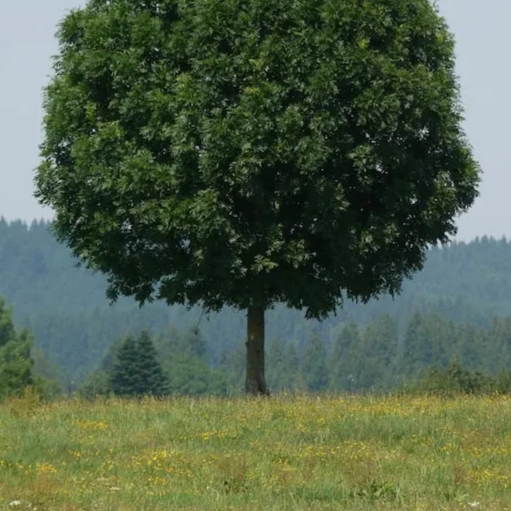
#> input picture tema-codare-jpeg/res/1.jpg, 511 x 511 px
$ python 2.py
#> lines starting #> are read from the running program, lines starting #| are printed output that depends on the picture
### tema-codare-jpeg/jpeg_color.py
import numpy as np
from scipy.fft import dctn, idctn

Q_jpeg = [
    [16, 11, 10, 16, 24, 40, 51, 61],
    [12, 12, 14, 19, 26, 28, 60, 55],
    [14, 13, 16, 24, 40, 57, 69, 56],
    [14, 17, 22, 29, 51, 87, 80, 62],
    [18, 22, 37, 56, 68, 109, 103, 77],
    [24, 35, 55, 64, 81, 104, 113, 92],
    [49, 64, 78, 87, 103, 121, 120, 101],
    [72, 92, 95, 98, 112, 100, 103, 99],
]

class JPEGColor:
    def __init__(self, original, Q_matrix=Q_jpeg):
        self.original = original.astype(np.float32)
        self.H, self.W, _ = self.original.shape
        self.Q_matrix = np.array(Q_matrix)
        self.block_size = 8
        self.encoded_image = np.zeros_like(self.original)

    def rgb_to_ycrcb(self, img):
        R, G, B = img[..., 0], img[..., 1], img[..., 2]
        Y = 0.299 * R + 0.587 * G + 0.114 * B
        Cr = (R - Y) * 0.713 + 128
        Cb = (B - Y) * 0.564 + 128
        return np.stack([Y, Cr, Cb], axis=-1)

    def ycrcb_to_rgb(self, img):
        Y, Cr, Cb = img[..., 0], img[..., 1], img[..., 2]
        R = Y + 1.403 * (Cr - 128)
        B = Y + 1.773 * (Cb - 128)
        G = (Y - 0.299 * R - 0.114 * B) / 0.587
        rgb = np.stack([R, G, B], axis=-1)
        return np.clip(rgb, 0, 255)

    def preprocess_channel(self, channel):
        # completam sa avem o imagine cu dimensiune multiplu de 8
        pad_H = (self.block_size - self.H % self.block_size) % self.block_size
        pad_W = (self.block_size - self.W % self.block_size) % self.block_size

        padded = channel.copy()
        if pad_H > 0 or pad_W > 0:
            padded = np.pad(channel, ((0, pad_H), (0, pad_W)), mode="constant")

        # centram valorile pixelilor in 0
        padded -= 128
        return np.array(padded)

    def process_block(self, block):
        y = np.array(dctn(block, type=2, norm="ortho"))
        yq = self.Q_matrix * np.round(y / self.Q_matrix)
        block_rec = np.array(idctn(yq, type=2, norm="ortho"))
        block_rec = np.round(block_rec + 128)
        return np.clip(block_rec, 0, 255)

    def encode_channel(self, channel):
        padded = self.preprocess_channel(channel)
        H_pad, W_pad = padded.shape
        encoded = np.zeros_like(padded)
        for i in range(0, H_pad, self.block_size):
            for j in range(0, W_pad, self.block_size):
                block = padded[i : i + self.block_size, j : j + self.block_size]
                encoded_block = self.process_block(block)
                encoded[i : i + self.block_size, j : j + self.block_size] = (
                    encoded_block
                )
        return encoded[: self.H, : self.W]

    def encode(self):
        ycrcb = self.rgb_to_ycrcb(self.original)

        encoded_y = self.encode_channel(ycrcb[..., 0])
        encoded_cr = self.encode_channel(ycrcb[..., 1])
        encoded_cb = self.encode_channel(ycrcb[..., 2])

        encoded_ycrcb = np.stack([encoded_y, encoded_cr, encoded_cb], axis=-1)

        self.encoded_image = self.ycrcb_to_rgb(encoded_ycrcb)
        return self.encoded_image.astype(np.uint8)

### tema-codare-jpeg/2.py
import matplotlib.pyplot as plt
import numpy as np
from PIL import Image
from jpeg_color import JPEGColor

if __name__ == "__main__":
    # test image
    img = Image.open("./res/1.jpg").convert("RGB")
#> img is the input picture: PIL image 511x511 RGB; mean R, G, B 82.3, 97.7, 74.4
    X = np.array(img)
    jpeg = JPEGColor(X)

    X_jpeg = jpeg.encode()
#> in rgb_to_ycrcb, `Cb = (B - Y) * 0.564 + 128`:
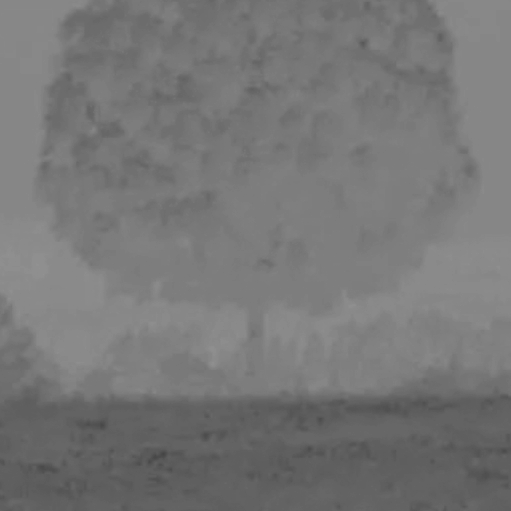
#> Cb: shape (511, 511) float32; min 69.03, max 146.1, mean 119
#> in rgb_to_ycrcb, `return np.stack([Y, Cr, Cb], axis=-1)`:
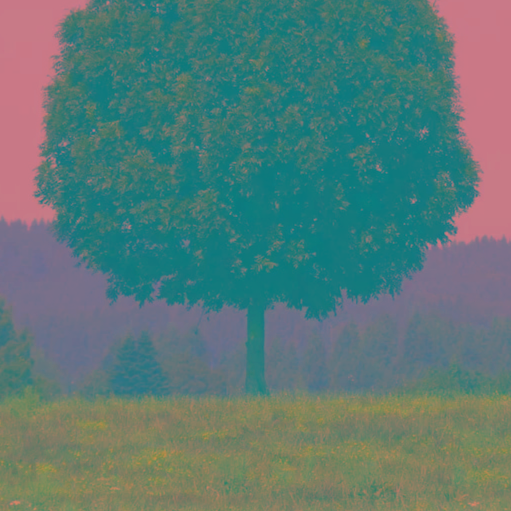
#> returned value: shape (511, 511, 3) float32; mean of channels 0, 1, 2 90.4, 122.2, 119; drawn as R, G, B
#> in preprocess_channel (call 3), `padded -= 128`:
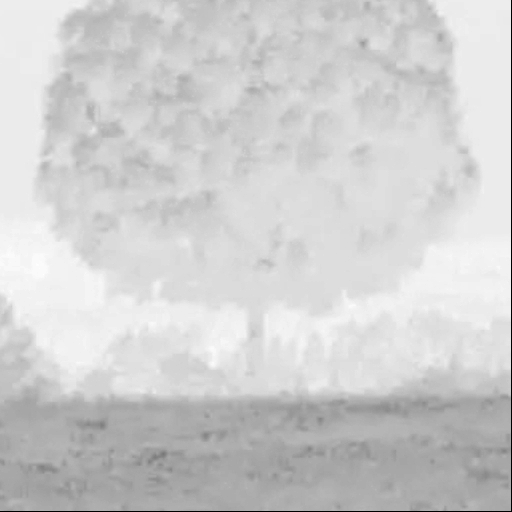
#> padded: shape (512, 512) float32; min -128, max 18.05, mean -9.49; drawn with min black and max white
#> in ycrcb_to_rgb, `R = Y + 1.403 * (Cr - 128)`:
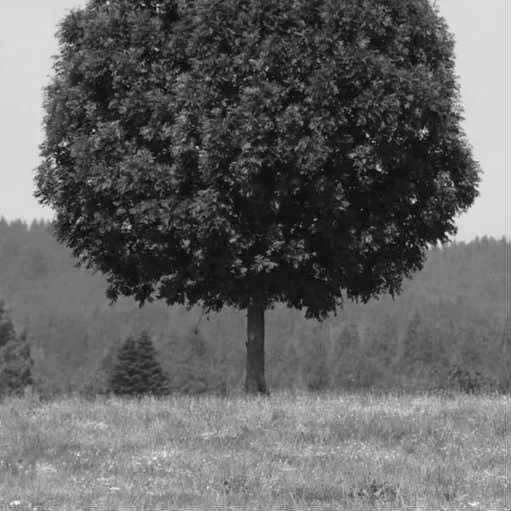
#> R: shape (511, 511) float32; min -11.63, max 225.8, mean 82.2; drawn with min black and max white
#> in ycrcb_to_rgb, `B = Y + 1.773 * (Cb - 128)`:
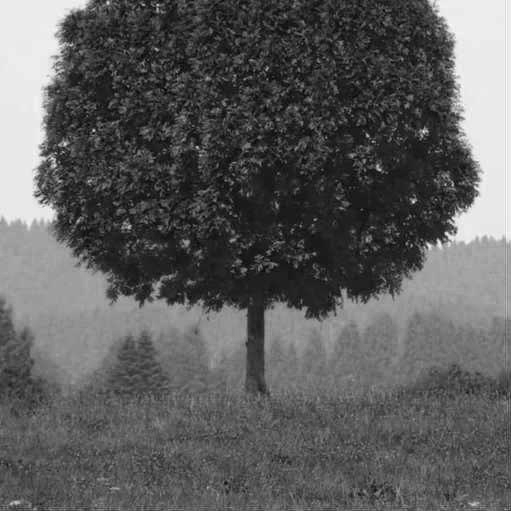
#> B: shape (511, 511) float32; min -17.05, max 232.9, mean 74.3; drawn with min black and max white
#> in ycrcb_to_rgb, `rgb = np.stack([R, G, B], axis=-1)`:
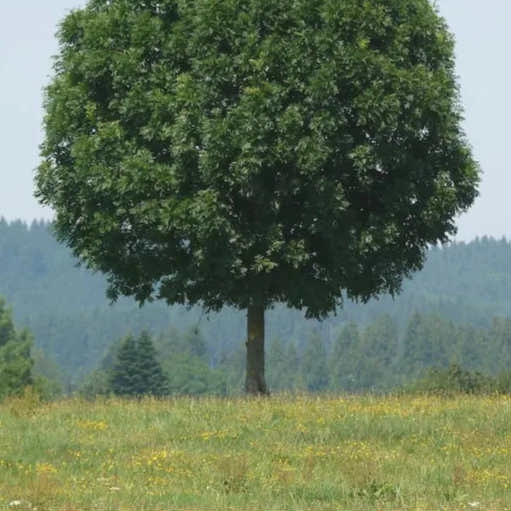
#> rgb: shape (511, 511, 3) float32; mean of channels 0, 1, 2 82.2, 97.7, 74.3; drawn with min black and max white

    # imaginea intreaga
    plt.figure(figsize=(10, 5))
    plt.subplot(1, 3, 1)
    plt.imshow(X)
    plt.title("Original")
    plt.axis("off")

    plt.subplot(1, 3, 2)
    plt.imshow(X_jpeg)
    plt.title("JPEG")
    plt.axis("off")

    plt.subplot(1, 3, 3)
    plt.imshow(X - X_jpeg)
    plt.title("Diferenta")
    plt.tight_layout()
    plt.savefig("./plots/endcoded_color.svg")

    # portiune 50x50
    plt.figure(figsize=(10, 5))
    plt.subplot(1, 3, 1)
    plt.imshow(X[375:425, 275:325])
    plt.title("Original")
    plt.axis("off")

    plt.subplot(1, 3, 2)
    plt.imshow(X_jpeg[375:425, 275:325])
    plt.title("JPEG")
    plt.axis("off")

    plt.subplot(1, 3, 3)
    plt.imshow(abs(X - X_jpeg)[375:425, 275:325])
    plt.title("Diferenta")
    plt.tight_layout()
    plt.savefig("./plots/endcoded_color_zoomed.svg")
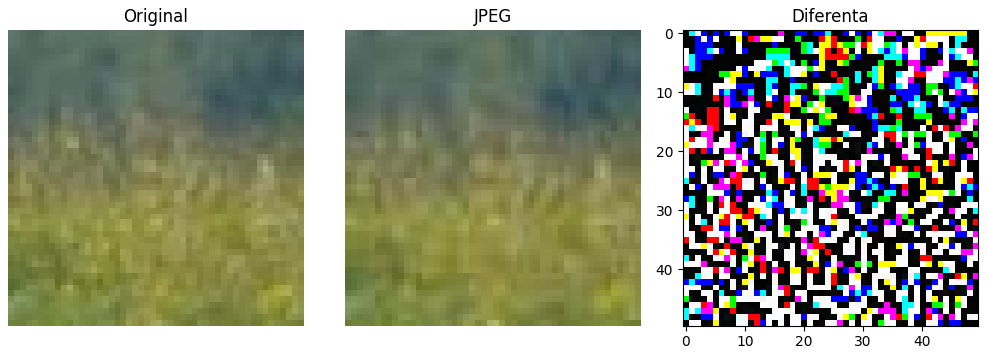
#> figure drawn by matplotlib, 3 panels

    plt.show()

$ run again, with tema-codare-jpeg/res/2.jpg copied over tema-codare-jpeg/res/1.jpg
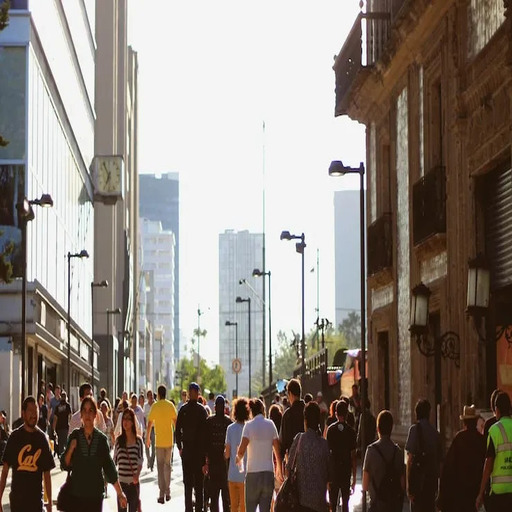
#> input picture tema-codare-jpeg/res/2.jpg, 512 x 512 px
#> img is the input picture: PIL image 512x512 RGB; mean R, G, B 139.8, 130.2, 122.1
#> in preprocess_channel (call 3), `padded -= 128`:
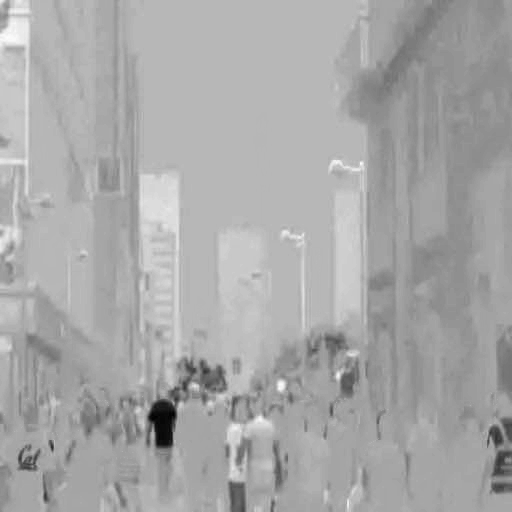
#> padded: shape (512, 512) float32; min -68.96, max 27.03, mean -5.7; drawn with min black and max white
#> `plt.savefig("./plots/endcoded_color_zoomed.svg")`:
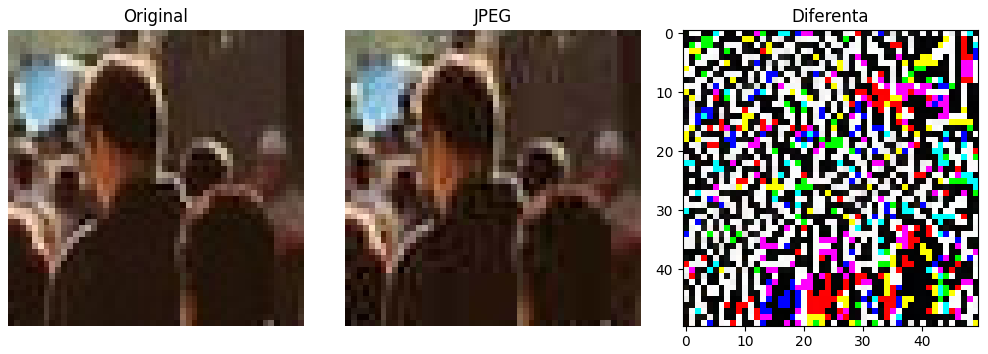
#> figure drawn by matplotlib, 3 panels
